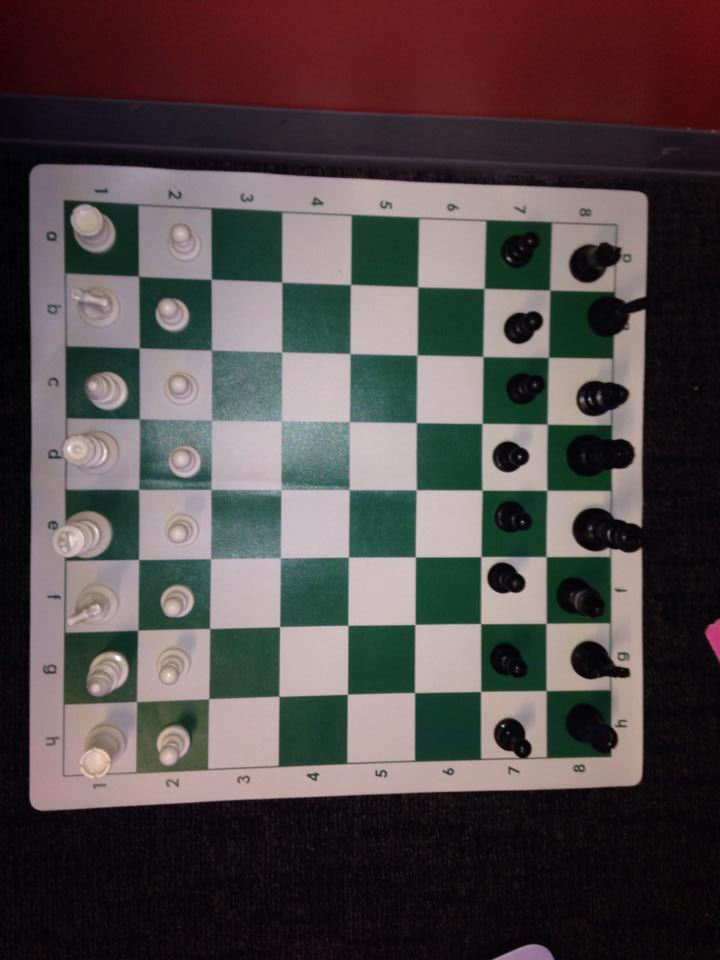
#> input picture img/chessboard.jpg, 720 x 960 px
$ python find_squares.py   (Python 2 division)
#> lines starting #> are read from the running program, lines starting #| are printed output that depends on the picture; after the words box and inside, x2 and y2 are one past the last pixel; in counts of white or black regions, pixels touching at a corner belong together
#> further down, orig_img_in is the input picture: shape (960, 720, 3); mean B, G, R 73.3, 73.6, 82.1
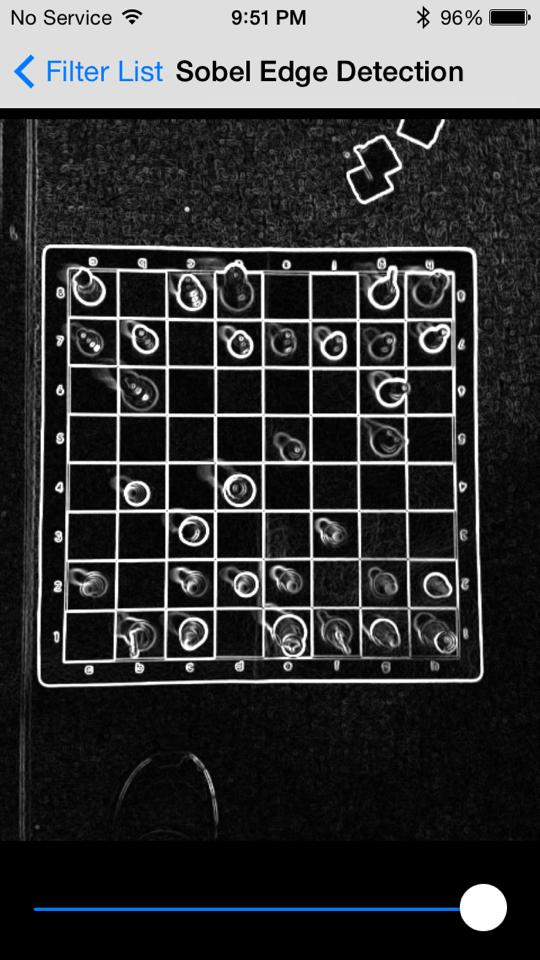
#> input picture img/phone2.jpg, 540 x 960 px
#> further down, sobel_img_in is the input picture: shape (960, 540, 3); mean B, G, R 56.3, 55.7, 55.2
### new_game.py
import numpy as np
import json

class Board(object):
	THRESHOLD = 0.01

	def __init__(self, squares):
		""" squares -- a numpy array (8x8) of Square objects """
		self.info = {}

		top = [squares[0][i] for i in range(2, 6)]
		bottom = [squares[7][i] for i in range(2, 6)]
		left = [squares[i][0] for i in range(2, 6)]
		right = [squares[i][7] for i in range(2, 6)]

		# determine camera orientation / board rotation
		# rotation is the angle it must be rotated in order to restore order
		top_avg = sum([sum(square.color_average) for square in top]) / 4
		bottom_avg = sum([sum(square.color_average) for square in bottom]) / 4
		left_avg = sum([sum(square.color_average) for square in left]) / 4
		right_avg = sum([sum(square.color_average) for square in right]) / 4
		lr_diff = abs(left_avg - right_avg)
		tb_diff = abs(top_avg - bottom_avg)
		if lr_diff > tb_diff:
			if left_avg > right_avg:
				# White is on the left
				# Even locations are white
				self.info['rotation'] = 90
				self.info['color'] = ['W', 'B']
				self.info['w_w'] = squares[0][1].color_average
				self.info['b_w'] = squares[0][7].color_average
				self.info['w_b'] = squares[0][0].color_average
				self.info['b_b'] = squares[0][6].color_average
				self.info['x_w'] = squares[0][3].color_average
				self.info['x_b'] = squares[0][4].color_average
			else:
				# White is on the right
				# Even locations are white
				self.info['rotation'] = -90
				self.info['color'] = ['W', 'B']
				self.info['w_w'] = squares[0][7].color_average
				self.info['b_w'] = squares[0][1].color_average
				self.info['w_b'] = squares[0][6].color_average
				self.info['b_b'] = squares[0][0].color_average
				self.info['x_w'] = squares[0][3].color_average
				self.info['x_b'] = squares[0][4].color_average
		else:
			if top_avg > bottom_avg:
				# White is on the top
				# Odd locations are white
				self.info['rotation'] = 180
				self.info['color'] = ['B', 'W']
				self.info['w_w'] = squares[0][0].color_average
				self.info['b_w'] = squares[6][0].color_average
				self.info['w_b'] = squares[1][0].color_average
				self.info['b_b'] = squares[7][0].color_average
				self.info['x_w'] = squares[4][0].color_average
				self.info['x_b'] = squares[3][0].color_average
			else:
				# White is on the bottom
				# Odd locations are white
				self.info['rotation'] = 0
				self.info['color'] = ['B', 'W']
				self.info['w_w'] = squares[6][0].color_average
				self.info['b_w'] = squares[0][0].color_average
				self.info['w_b'] = squares[7][0].color_average
				self.info['b_b'] = squares[1][0].color_average
				self.info['x_w'] = squares[4][0].color_average
				self.info['x_b'] = squares[3][0].color_average


class Location(object):
	# [4 lines left out: function __init__, not called in this run]

	@property
	def point(self):
		return (self.x, self.y)

	def __repr__(self):
		return str(self.point) + ": " + str(self.has_piece) \
			+ (", " + str(self.color) if self.has_piece else "")


def initialize_game(squares):
	board = Board(squares)
	return board.info

def main():
	pass

# [2 lines that do not run on import are left out]

### find_squares.py
import cv2
import numpy as np
from new_game import initialize_game
from Square import Square

def crop_img(orig_img, sobel_img):
    #Make it grayscale
    gray = cv2.cvtColor(sobel_img,cv2.COLOR_BGR2GRAY)
    #Compute thresholds, don't need to use adaptive cause it's black and white
    ret,thresh = cv2.threshold(gray,127,255,0)
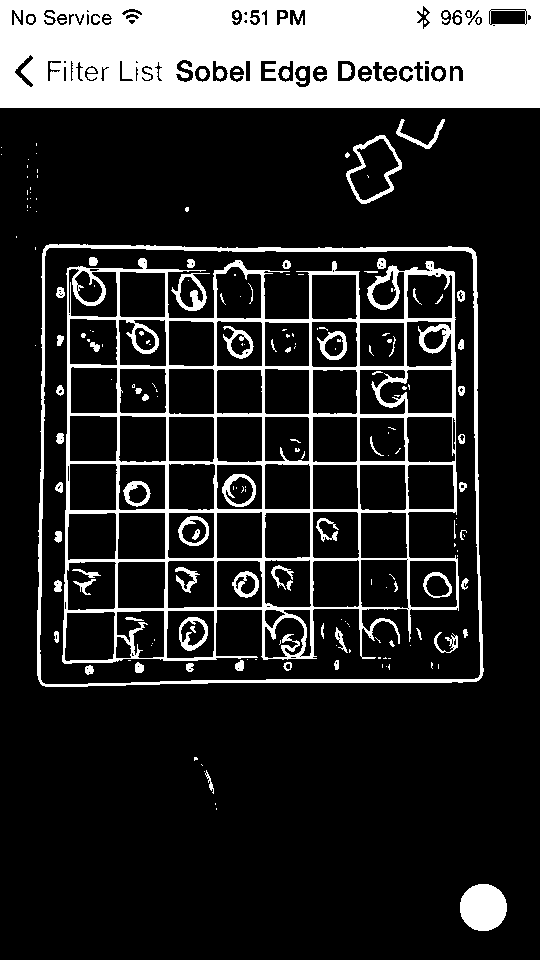
#> thresh: shape (960, 540); 18.1% white; 204 white regions (119 under 20 px)
    #Calculate contours from thresh, no idea what ret is even for.
    contours, hierarchy = cv2.findContours(thresh, cv2.RETR_TREE, cv2.CHAIN_APPROX_SIMPLE)
#> contours = 412 contours, 212 with area under 20; largest, box (x1, y1, x2, y2) and area: (37, 244, 484, 687) 191146, (39, 247, 481, 685) 186648, (62, 258, 459, 664) 134973, (0, 0, 540, 108) 57673, (379, 369, 453, 414) 2466

    #Search for the biggest contour
    biggest = None
    max_area = 0
    for i in contours:
        area = cv2.contourArea(i)
        if area > 100:
            peri = cv2.arcLength(i,True)
            approx = cv2.approxPolyDP(i,0.02*peri,True)
            if area > max_area and len(approx)==4:
                biggest = approx
                max_area = area
#> this loop made 412 passes
#> (area, peri, biggest, max_area) on pass 12: (191145.5, 1779, [[46, 245], [40, 683], [478, 680], [475, 252]], 191145.5)
#> (area, peri, approx) on passes 13, 111, 120, 121, 135, 136: (186648.5, 1744.8, [[45, 251], [470, 252], [479, 676], [43, 683]]), (134973, 2930.7, [[67, 268], [64, 663], [458, 610], [453, 271]]), (2352.5, 194.4, [[113, 611], [113, 658], [66, 661], [66, 613]]), (2256.5, 187.9, [[167, 611], [213, 610], [213, 656], [167, 658]]), (2233, 186.5, [[119, 561], [165, 562], [163, 608], [117, 607]]), (2304, 194.6, [[69, 562], [116, 563], [113, 609], [67, 609]])
#> after the loop, max_area = 191145.5

    print biggest
#| [[[ 46 245]]
#|  [[ 40 683]]
#|  [[478 680]]
#|  [[475 252]]]
    x_max = 0;
    x_min = 100000;
    y_max = 0
    y_min = 100000;
    for d in biggest:
       x = d[0][0]
       y = d[0][1]
       if x > x_max:
           x_max = x
       if x < x_min:
           x_min = x
       if y > y_max:
           y_max = y
       if y < y_min:
           y_min = y
#> this loop made 4 passes
#> (x, y, x_max, x_min, y_max, y_min) on pass 1: (46, 245, 46, 46, 245, 245)
#> (x, y, x_min, y_max) on pass 2: (40, 683, 40, 683)
#> after the loop, x_max = 478; x_min = 40; y_max = 683; y_min = 245

    x_start = x_min + 10
#> x_start = 50
    x_end = x_max - 10
#> x_end = 468
    y_start = y_min + 10
#> y_start = 255
    y_end = y_max + 10
#> y_end = 693
    new_original = orig_img[y_start:y_end, x_start:x_end]
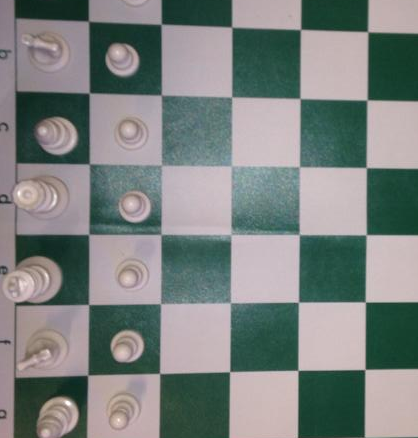
#> new_original: shape (438, 418, 3); mean B, G, R 127.3, 129.7, 123.5
    new_sobel = sobel_img[y_start:y_end, x_start:x_end]
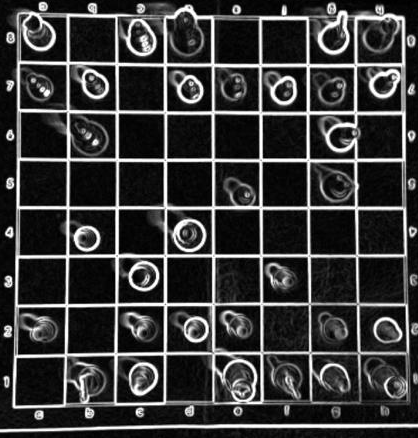
#> new_sobel: shape (438, 418, 3); min 0, max 255, mean 57.9
    return new_original, new_sobel


# only use horizontal/vertical lines
def valid_line(theta):
    DIFFERENCE = np.pi/70
    ninety = np.pi/2;
    num = theta / ninety - np.floor(theta / ninety)
    return num * (np.pi/2) < DIFFERENCE

def hough_lines(img):
    gray = cv2.cvtColor(img,cv2.COLOR_BGR2GRAY)
#> gray: shape (438, 418)
    edges = cv2.Canny(gray,50,175,apertureSize = 3)
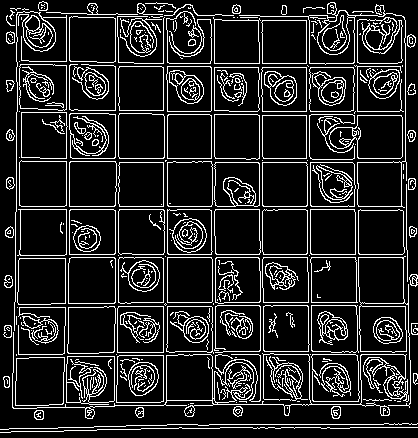
#> edges: shape (438, 418); 14.5% white in thin lines or dots
    lines = cv2.HoughLines(edges,1,np.pi/180,180)
#> lines = 37 rows, first 8: [206, 1.57], [257, 1.57], [254, 1.57], [167, 0], [209, 1.57], [163, 0], [158, 1.57], [66, 0]
    horizontal_lines = []
    vertical_lines = []
    for rho,theta in lines[0]:
        if (valid_line(theta)):
            a = np.cos(theta)
            b = np.sin(theta)
            x0 = a*rho
            y0 = b*rho
            x1 = int(x0 + 1000*(-b))
            y1 = int(y0 + 1000*(a))
            x2 = int(x0 - 1000*(-b))
            y2 = int(y0 - 1000*(a))

            if x1 < -900 and x2 > 900:
              horizontal_lines.append({'rho': rho, 'theta': theta, 'p1': (x1, y1), 'p2': (x2, y2)})
            if y1 > 900 and y2 < -900:
              vertical_lines.append({'rho': rho, 'theta': theta, 'p1': (x1, y1), 'p2': (x2, y2)})
#> this loop made 1 pass
#> (rho, theta, DIFFERENCE in valid_line, ninety in valid_line, num in valid_line, a, b, x0) on pass 1: (206, 1.57, 0.0449, 1.57, 2.78e-08, -4.37e-08, 1, -9e-06)
#> after the loop, horizontal_lines = 1 item; vertical_lines = []
            #cv2.line(img,(x1,y1),(x2,y2),(0,0,255),2)
    return (horizontal_lines, vertical_lines)

THETA_DIFF = np.pi/1
MAGNITUDE_DIFF = 25

def merge_lines(lines):
    """
    Merge similar lines
    lines: Array of dictionarys with rho and theta attributes
    """
    i = 0
    while i in range(len(lines)):
        j = 0
        while j in range(len(lines)):
            # if lines have same angle
            if (i != j and
                abs(lines[i]['theta'] - lines[j]['theta']) < THETA_DIFF and
                abs(lines[i]['rho'] - lines[j]['rho']) < MAGNITUDE_DIFF):
                del lines[j]
            j+=1
        i+=1

def sort_lines(lines, orientation):
    if orientation == 'horizontal':
        ind = 1
    elif orientation == 'vertical':
        ind = 0
    # sort by average of points
    return sorted(lines, key=lambda line: (line['p1'][ind] + line['p1'][ind])/2)


def find_intersection(line1, line2, sobel_img):
    # diff in x-coordinates for both lines
    diffx1 = line1['p1'][0] - line1['p2'][0]
    diffx2 = line2['p1'][0] - line2['p2'][0]
    # slopes
    m1 = None if (diffx1 == 0) else (line1['p1'][1] - line1['p2'][1]) / diffx1
    m2 = None if (diffx2 == 0) else (line2['p1'][1] - line2['p2'][1]) / diffx2
    # y-intercepts
    b1 = None if (diffx1 == 0) else line1['p1'][1] - m1 * line1['p1'][0]
    b2 = None if (diffx2 == 0) else line2['p1'][1] - m2 * line2['p1'][0]

    # assume we only have 1 vertical line
    if m1 == None:
        x = line1['p1'][0]
    elif m2 == None:
        x = line2['p1'][0]
    else:
        x = ((b2-b1) / (m1-m2))

    # TODO: parallel lines

    y = m1 * x + b1
    cv2.circle(sobel_img, (x, y), 3, (255, 0, 0), 2)
    return (x,y)


def find_squares(horizontal_lines, vertical_lines, orig_img, sobel_img):
    hori_ind = 1
    vert_ind = 1
    squares = np.empty(shape=(8,8), dtype=object)

    while hori_ind < len(horizontal_lines):
        top_line = horizontal_lines[hori_ind - 1]
        bottom_line = horizontal_lines[hori_ind]
        left_line = vertical_lines[vert_ind - 1]
        right_line = vertical_lines[vert_ind]

        # corners of square
        top_left = find_intersection(top_line, left_line, sobel_img)
        bottom_right = find_intersection(bottom_line, right_line, sobel_img)

        # crop squares
        orig_square = orig_img[top_left[1]:bottom_right[1], top_left[0]:bottom_right[0]]
        sobel_square = sobel_img[top_left[1]:bottom_right[1], top_left[0]:bottom_right[0]]
        squares[hori_ind - 1][vert_ind - 1] = Square(sobel_square, orig_img, hori_ind - 1, vert_ind - 1)

        vert_ind += 1
        if vert_ind == len(vertical_lines):
            vert_ind = 1
            hori_ind += 1

    initialize_game(squares)
    return squares

if __name__ == '__main__':
    orig_img_in = cv2.imread('img/chessboard.jpg')
    sobel_img_in = cv2.imread('img/phone2.jpg')
    orig_img, sobel_img = crop_img(orig_img_in, sobel_img_in)
    horizontal_lines, vertical_lines = hough_lines(sobel_img)
#> horizontal_lines = 1 item; vertical_lines = []

    cv2.imwrite('houghlines3.jpg',sobel_img)
    # more lines than necessary, so merge
    print(len(vertical_lines))
#| 0
    print(len(horizontal_lines))
#| 1

    if (len(vertical_lines) * len(horizontal_lines) > 49):
        merge_lines(vertical_lines)
        merge_lines(horizontal_lines)
    vertical_lines = sort_lines(vertical_lines, 'vertical')
    horizontal_lines = sort_lines(horizontal_lines, 'horizontal')

    # add edges to sobel_img
    for vert_line in vertical_lines:
        cv2.line(sobel_img,vert_line['p1'],vert_line['p2'],(0,0,255),2)
#> this loop made 0 passes
    for hori_line in horizontal_lines:
        cv2.line(sobel_img,hori_line['p1'],hori_line['p2'],(0,0,255),2)
#> this loop made 1 pass
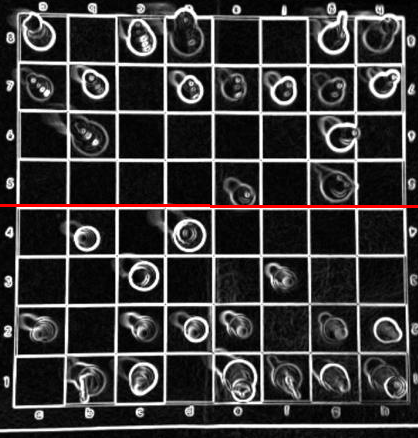
#> sobel_img: shape (438, 418, 3); 0.68% of pixels changed, all inside (x1, y1, x2, y2) = (0, 204, 418, 208)

    find_squares(horizontal_lines, vertical_lines, orig_img, sobel_img)
#> after the loop in find_squares, `while hori_ind < len(horizontal_lines):`: hori_ind = 1
#> in __init__, `top = [squares[0][i] for i in range(2, 6)]`: top = 4 items
#> (the run stopped early here; a loop or call above may not have finished)
